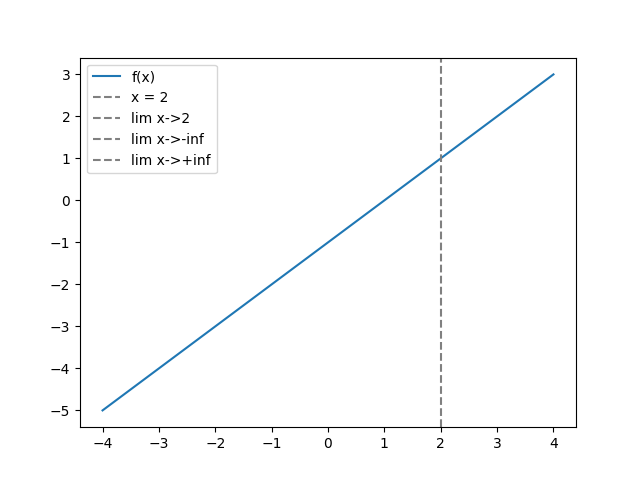

Write the Python code that produced this figure.
import numpy as np
import matplotlib.pyplot as plt

# Definizione della funzione razionale
def f(x):
    return (x**2 - 3*x + 2) / (x - 2)

# Definizione degli estremi del dominio della funzione
a = -4
b = 4

# Creazione di un array di valori equispaziati nel dominio della funzione
x = np.linspace(a, b, 1000)

# Calcolo dei limiti della funzione per x che tende a 2 e a +/-infinito
lim_2 = np.inf
lim_inf = -np.inf
lim_sup = np.inf

# Creazione del grafico della funzione e dei suoi limiti
fig, ax = plt.subplots()
ax.plot(x, f(x), label='f(x)')
ax.axvline(2, color='gray', linestyle='--', label='x = 2')
ax.axhline(lim_2, color='gray', linestyle='--', label='lim x->2')
ax.axhline(lim_inf, color='gray', linestyle='--', label='lim x->-inf')
ax.axhline(lim_sup, color='gray', linestyle='--', label='lim x->+inf')
ax.legend()
plt.show()
